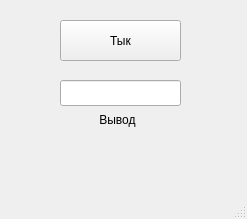
<?xml version="1.0" encoding="UTF-8"?>
<ui version="4.0">
 <class>MainWindow</class>
 <widget class="QMainWindow" name="MainWindow">
  <property name="geometry">
   <rect>
    <x>0</x>
    <y>0</y>
    <width>247</width>
    <height>219</height>
   </rect>
  </property>
  <property name="windowTitle">
   <string>MainWindow</string>
  </property>
  <widget class="QWidget" name="centralwidget">
   <widget class="QLineEdit" name="InputLineEdit">
    <property name="geometry">
     <rect>
      <x>60</x>
      <y>80</y>
      <width>121</width>
      <height>26</height>
     </rect>
    </property>
   </widget>
   <widget class="QPushButton" name="processButton">
    <property name="geometry">
     <rect>
      <x>60</x>
      <y>20</y>
      <width>121</width>
      <height>41</height>
     </rect>
    </property>
    <property name="text">
     <string>Тык</string>
    </property>
   </widget>
   <widget class="QLabel" name="resultLabel">
    <property name="geometry">
     <rect>
      <x>57</x>
      <y>110</y>
      <width>121</width>
      <height>20</height>
     </rect>
    </property>
    <property name="text">
     <string>Вывод</string>
    </property>
    <property name="alignment">
     <set>Qt::AlignmentFlag::AlignCenter</set>
    </property>
   </widget>
  </widget>
  <widget class="QMenuBar" name="menubar">
   <property name="geometry">
    <rect>
     <x>0</x>
     <y>0</y>
     <width>247</width>
     <height>23</height>
    </rect>
   </property>
  </widget>
  <widget class="QStatusBar" name="statusbar"/>
 </widget>
 <resources/>
 <connections/>
</ui>
